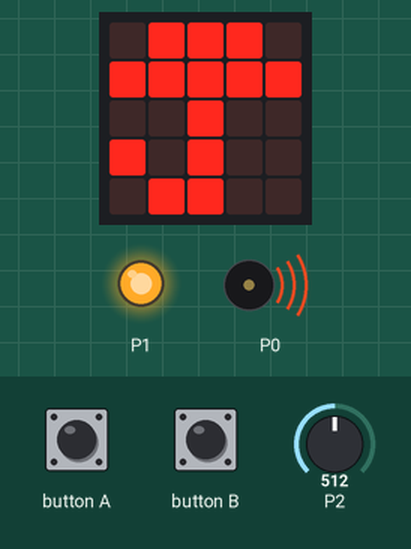
Simulated run of this program. Board: BBC micro:bit running MicroPython. Shown: the board's 5×5 LED display, output pins drawn as LEDs (lit = HIGH), buzzer (waves = sounding). The inputs (shaded band) are chosen by the test bench; at power-on: P2 = 512 (analog values on the 0–1023 scale).

Above: at 2.3 s.
2.4 s: P2 set to 290
14.4 s: button B pressed for 3 s
At 21.6 s:
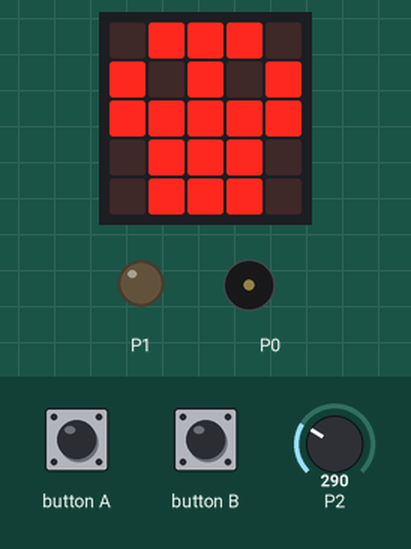
26.4 s: button A pressed for 3 s
At 35.6 s:
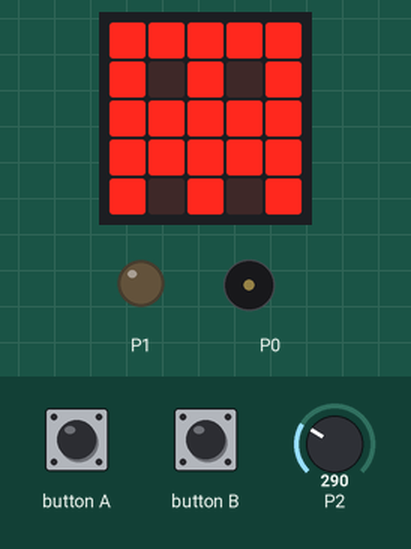
38.4 s: P2 set to 314
At 45.6 s:
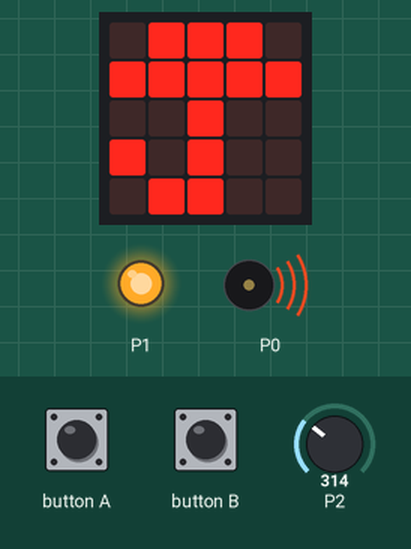
50.4 s: P2 set to 122
At 55.6 s:
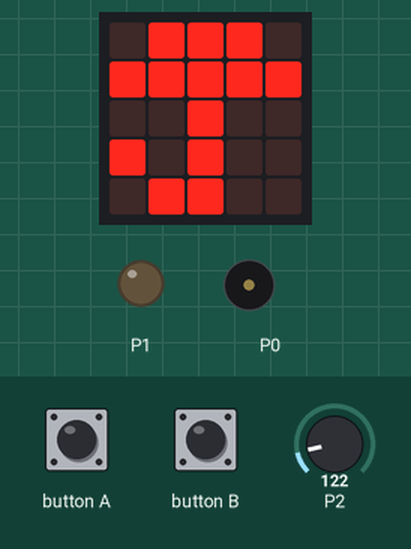
62.4 s: P2 set to 306
At 69.9 s:
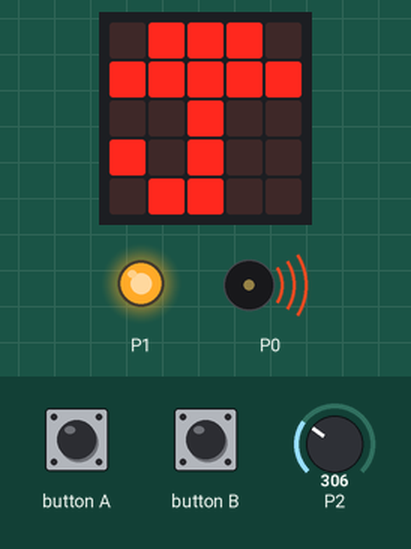
Timing chart, 0 to 75.4 s (numbered marks = the images above; inputs shaded):
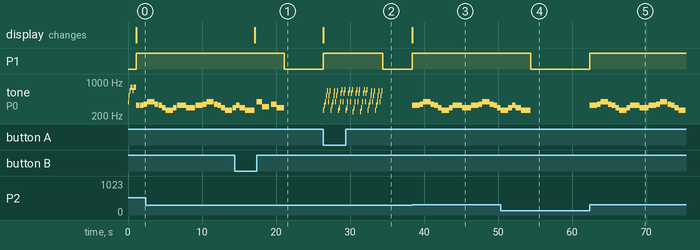

Measured:
- the behaviour switches between 300 and 301 on P2 (found by bisection; images 2 and 3)
- after the input at 14.4 s, P1: HIGH → LOW after 6.7 s instead of 2.7 s; the display: changes after 2.7 s (image 1)
- after the input at 26.4 s, P1: LOW → HIGH at once, → LOW 8.0 s later; tone on P0: plays 262 Hz for 0.12 s, 330 Hz for 0.12 s, 392 Hz for 0.12 s, 523 Hz for 0.12 s, 659 Hz for 0.12 s, 392 Hz for 0.12 s … (64 notes in this stretch), starting at once; the display: changes at once (image 2)
- after the input at 38.4 s, P1: LOW → HIGH at once; tone on P0: plays 330 Hz for 0.49 s, 330 Hz for 0.49 s, 349 Hz for 0.49 s, 392 Hz for 0.49 s, 392 Hz for 0.49 s, 349 Hz for 0.49 s … (23 notes in this stretch), starting at once; the display: changes at once (image 3)
- after the input at 50.4 s, P1: HIGH → LOW after 4.0 s; tone on P0: goes on until 54.4 s, then stays silent
- after the input at 62.4 s, P1: LOW → HIGH at once; tone on P0: plays 330 Hz for 0.49 s, 330 Hz for 0.49 s, 349 Hz for 0.49 s, 392 Hz for 0.49 s, 392 Hz for 0.49 s, 349 Hz for 0.49 s … (25 notes in this stretch), starting at once
- by itself, tone on P0: plays 330 Hz for 0.49 s, 294 Hz for 0.74 s, 262 Hz for 0.24 s, 262 Hz for 0.99 s, 392 Hz for 0.24 s, 392 Hz for 0.24 s … (12 notes in this stretch)

The program:

musica.py
```python
'''
Ejemplo básico de uso de música
'''

import microbit
import music
import random

IMAGES = [
  microbit.Image.SMILE,
  microbit.Image.SKULL,
]

def makeshow(image, sound):
    microbit.pin1.write_digital(1)
    microbit.display.show(image)
    music.play(sound, wait=True)
    microbit.pin1.write_digital(0)


microbit.display.show(microbit.Image.HAPPY)
music.play(music.POWER_UP, wait=True)

while True:
  if microbit.button_a.is_pressed():
    makeshow(microbit.Image.GHOST, music.PRELUDE)

  if microbit.button_b.is_pressed():
    makeshow(microbit.Image.SKULL, music.DADADADUM)

  if microbit.pin2.read_analog() > 300:
    makeshow(microbit.Image.UMBRELLA, music.ODE)
```
